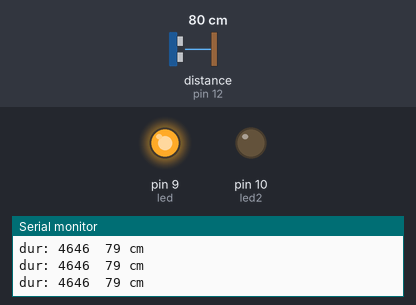
This sketch was run on a simulated Arduino Uno, built with avr-gcc and run on an emulated ATmega328P. Parts: output pins drawn as LEDs (lit = HIGH), the last lines printed to the serial monitor. Wiring (inferred from the names in the program): ultrasonic range finder: trigger pin 13; echo pin 12. The test bench sets the inputs (shaded band); at power-on: distance to the obstacle (sensor on pin 12) 80 cm. The echo pulse lasts 58.3 µs per cm; pins used as bus, display or sensor lines are not drawn.

Above: at 1.2 s.
1.3 s: distance to the obstacle (sensor on pin 12) set to 195 cm
2.8 s: distance to the obstacle (sensor on pin 12) set to 202 cm
At 3.3 s:
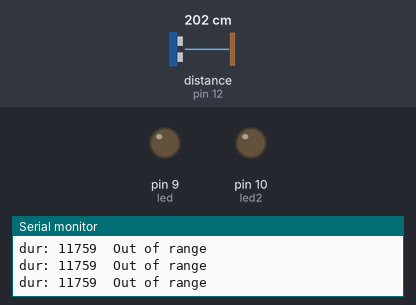
4.3 s: distance to the obstacle (sensor on pin 12) set to 2 cm
At 5.4 s:
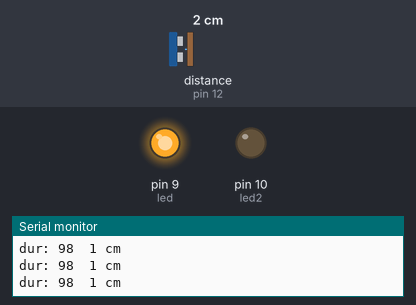
5.8 s: distance to the obstacle (sensor on pin 12) set to 250 cm
At 6.8 s:
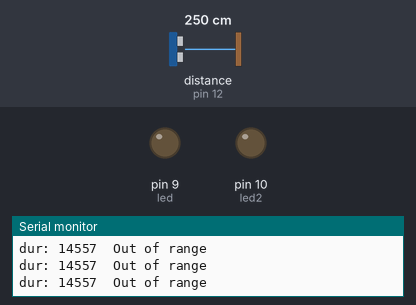
Timing chart, 0 to 8.3 s (numbered marks = the images above; inputs shaded):
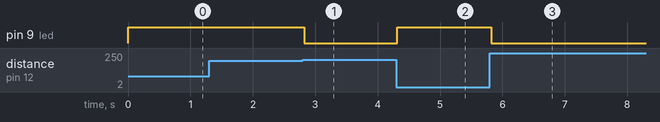

Measured:
- the behaviour switches between 199 and 200 cm on distance to the obstacle (sensor on pin 12) (found by bisection; images 0 and 1)
- after the input at 2.8 s, pin 9 (led): HIGH → LOW at once
- after the input at 4.3 s, pin 9 (led): LOW → HIGH at once
- after the input at 5.8 s, pin 9 (led): HIGH → LOW at once

The sketch:

serial-ranger.ino
```cpp
/*
HC-SR04 Ping distance sensor]
VCC to arduino 5v GND to arduino GND
Echo to Arduino pin 13 Trig to Arduino pin 12
Red POS to Arduino pin 11
Green POS to Arduino pin 10
560 ohm resistor to both LED NEG and GRD power rail
More info at: http://goo.gl/kJ8Gl
Original code improvements to the Ping sketch sourced from Trollmaker.com
Some code and wiring inspired by http://en.wikiversity.org/wiki/User:Dstaub/robotcar
*/

#define trigPin 13
#define echoPin 12
#define led 9
#define led2 10

void setup()
{
  pinMode(trigPin, OUTPUT);
  pinMode(echoPin, INPUT);
  pinMode(led, OUTPUT);
  pinMode(led2, OUTPUT);
  Serial.begin(115200);
  Serial.println("\nDISTANCE");
}

void loop()
{
  long duration, distance;
  digitalWrite(trigPin, LOW);
  delayMicroseconds(2);
  digitalWrite(trigPin, HIGH);
  delayMicroseconds(10);
  digitalWrite(trigPin, LOW);

  duration = pulseIn(echoPin, HIGH);
  distance = (duration / 2) / 29.1;

  Serial.print("dur: ");
  Serial.print(duration);
  Serial.print("\t");

  if (distance >= 200 || distance <= 0)
  {
    Serial.println("Out of range");
    digitalWrite(led, LOW);
  }
  else
  {
    Serial.print(distance);
    Serial.println(" cm");
    digitalWrite(led, HIGH);
  }

  delay(10);
}
```
